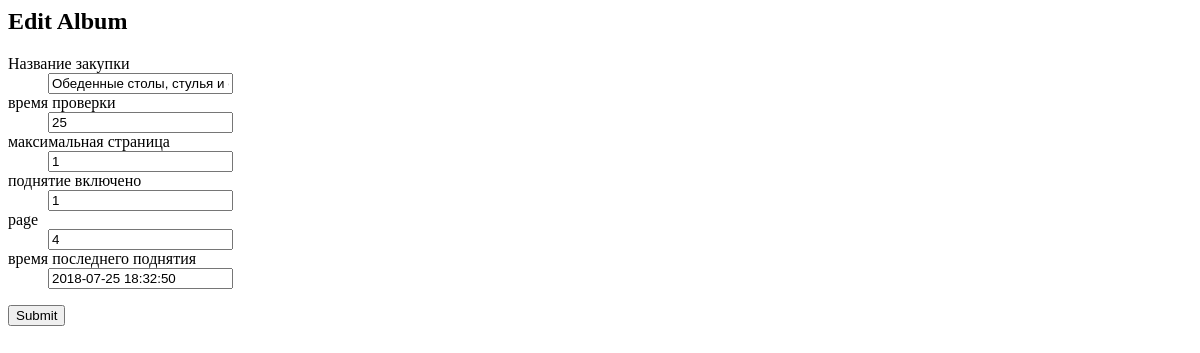
The page /item/78609 on the database as committed earlier.
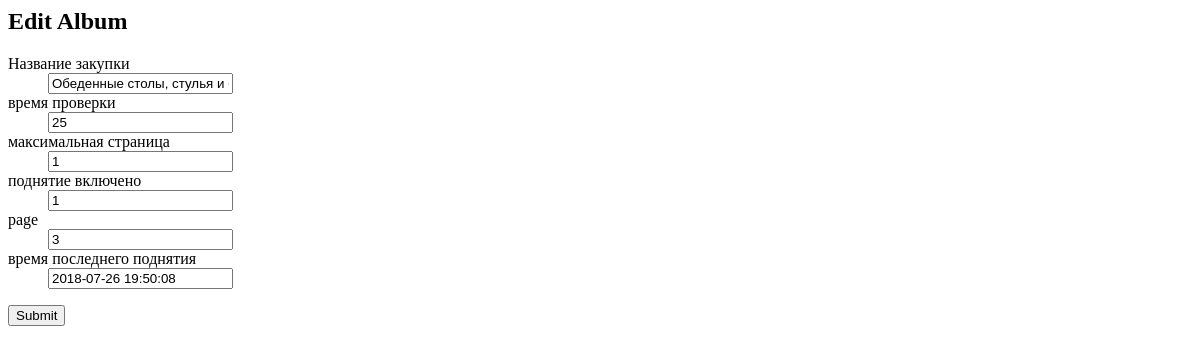
The same page on the database as committed later.
### tables this page shows
CREATE TABLE topics (id INTEGER PRIMARY KEY UNIQUE NOT NULL, name VARCHAR (250) NOT NULL, ref VARCHAR (100), time_start TIME DEFAULT (7), time_stop TIME DEFAULT (23.05), interval_minutes INTEGER DEFAULT (30), user_id INTEGER REFERENCES users (id), last_up_time TIME DEFAULT (1), active INT DEFAULT (1), page INT, maxpage INT DEFAULT (1), actual INT DEFAULT (1), good_id INT DEFAULT (0));

### app.py (the view, shortened to what this page needs)
@app.route('/item/<int:id>', methods=['GET', 'POST'])
def edit(id):
    tpcs = engine.execute("""select t.id,
                                           t.name,
                                           t.page,
                                           t.maxpage max_page,
                                           t.interval_minutes,
                                           t.active,
                                           datetime(last_up_time, 'unixepoch', 'localtime') up_time
                                   from topics t
                                   where actual=1 """+" and id={}".format(id)).first()
    form=EditForm(formdata=request.form, obj=tpcs)
    return render_template('edit_topic.html', form=form)

### forms.py
class EditForm(FlaskForm):
    name = StringField('Название закупки')
    page = StringField('page')
    max_page = StringField('максимальная страница', validators=[DataRequired()])
    interval_minutes = StringField('время проверки', validators=[DataRequired()])
    active = StringField('поднятие включено', validators=[DataRequired()])
    up_time = StringField('время последнего поднятия ')

### templates/edit_topic.html (shortened to what this page needs)
<doctype html>
<h2>Edit Album</h2>
{% from "_formhelpers.html" import render_field %}
<form method=post>
    <dl>
        {{ render_field(form.name) }}
        {{ render_field(form.interval_minutes) }}
        {{ render_field(form.max_page) }}
        {{ render_field(form.active) }}
        {{ render_field(form.page) }}
        {{ render_field(form.up_time) }}
    </dl>
    <p><input type=submit value=Submit>
</form>

### templates/_formhelpers.html (shortened to what this page needs)
{% macro render_field(field) %}
    <dt>{{ field.label }}
    <dd>{{ field(**kwargs)|safe }}
    </dd>
{% endmacro %}

Rows that differ between the two databases and show on the page:
changed topics: page "4" → "3"
Other text that changed with them:
form field up_time: "2018-07-25 18:32:50" → "2018-07-26 19:50:08"
